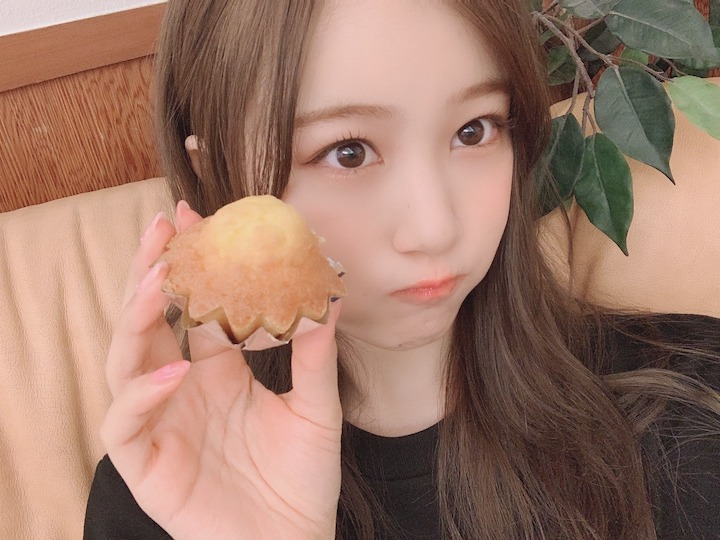
#> input picture images/imgs/minami.jpeg, 720 x 540 px; its folder holds only this picture in this run
$ python -i faceDetect.py   (imports and definitions only)
#> lines starting #> are read from the running program, lines starting #| are printed output that depends on the picture
# Detect the face box and save it.
import numpy as np
import cv2 as cv
import glob
from PIL import Image
import re
import os


# あとから使うように、えいごと日本語の対応を表から取ってくる
nameFile = './names.txt'
# [2 lines not run here, left out]

namesDict = {}
# [3 lines not run here, left out]

# print(namesDict)

files = glob.glob("./Picture/*")

# フォルダ作成
FolderName = 'EyePicture'
# [3 lines not run here, left out]


def detectAndSaveEyes(img):
#> called with img = '../images/imgs/minami.jpeg'
    global saveFailed, canDetectMember

    memberName = re.search('([a-z]+).jpe?g', img).group(1)

    imgS = cv.imread(img)
#> imgS is the input picture: shape (540, 720, 3); mean B, G, R 105.4, 121.2, 157.3
    imgG = cv.cvtColor(imgS, cv.COLOR_BGR2GRAY)
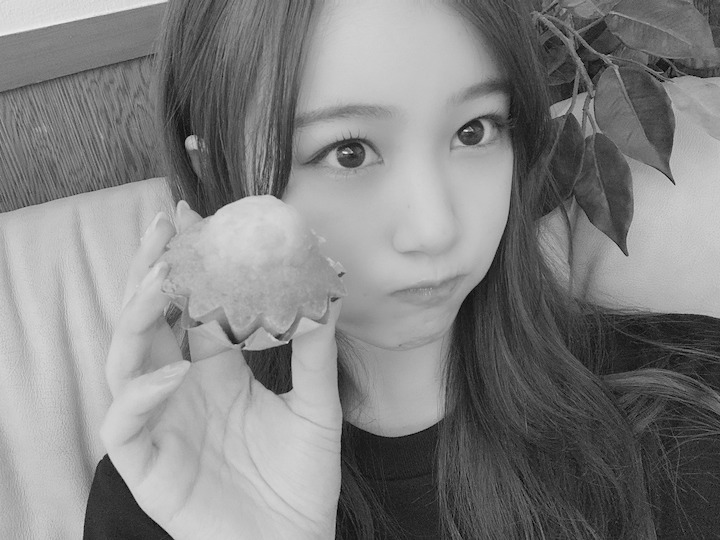
#> imgG: shape (540, 720); min 1, max 240, mean 130.2

    # 学習済みデータをロード
    face_cascade = cv.CascadeClassifier('haarcascade_frontalface_default.xml')
    eye_cascade  = cv.CascadeClassifier('haarcascade_eye.xml')

    # 顔検出を実行
    faces = face_cascade.detectMultiScale(imgG, 1.3, 5)
#> faces = [[249, 21, 320, 320]]
    if len(faces) == 1:
        (x,y,w,h) = faces[0]
#> x = 249; y = 21; w = 320; h = 320

        # 顔全体だと、歯も間違って検知してしまう確率あがる
        imgG_face = imgG[y:y+h, x:x+w] # 16枚Failed
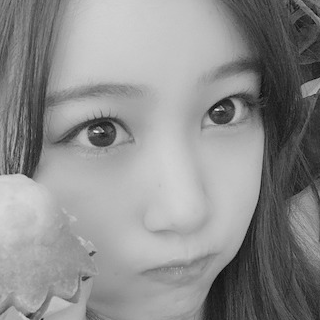
#> imgG_face: shape (320, 320); min 6, max 235, mean 141.6
        # imgG_face = imgG[y:y+int(h/1.5), x:x+int(w/1.5)]# 43枚Failed
        eyes = eye_cascade.detectMultiScale(imgG_face)
#> eyes = [[188, 76, 71, 71], [57, 94, 79, 79]]
        if len(eyes) == 2:
            x1, y1, w1, h1 = eyes[0]
#> x1 = 188; y1 = 76; w1 = 71; h1 = 71
            x2, y2, w2, h2 = eyes[1]
#> x2 = 57; y2 = 94; w2 = 79; h2 = 79
            x_start = min(x1, x2) + x
#> x_start = 306
            x_end = max(x1+h1, x2+h2) + x
#> x_end = 508
            y_start = min(y1, y2) + y
#> y_start = 97
            y_end = max(y1+w1, y2+w2) + y
#> y_end = 194
            # return (x_start, y_start, x_end, y_end)

            from PIL import Image
            Image = Image.open(img)

            # 切り取り
            croppedIm = Image.crop((x_start, y_start, x_end, y_end))
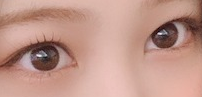
#> croppedIm: PIL image 202x97 RGB; mean R, G, B 192.5, 150.5, 138.2
            # サイズ変更
            Xsize, Ysize = croppedIm.size
#> Xsize = 202; Ysize = 97
            croppedIm = croppedIm.resize((3*Xsize, 3*Ysize))
#> croppedIm: PIL image 606x291 RGB
            croppedIm.save(f'{FolderName}/{memberName}.png')
            canDetectMember.append(memberName)
        else:
            saveFailed += 1
            print(eyes)
            print(f'Could not detect 2 eyes: {memberName}')
    else:
        saveFailed += 1
        print(f"Could not detect {memberName}'s face")


def detectFace(image):
    # 顔検出対象の画像をロードし、白黒画像にしておく。
    imgS = cv.imread(image)
    imgG = cv.cvtColor(imgS, cv.COLOR_BGR2GRAY)

    # 学習済みデータをロード
    face_cascade = cv.CascadeClassifier('haarcascade_frontalface_default.xml')
    eye_cascade  = cv.CascadeClassifier('haarcascade_eye.xml')

    # 顔検出を実行
    faces = face_cascade.detectMultiScale(imgG, 1.3, 5)

    return faces

def cropAndSave(img, faces):
    memberName = re.search('([a-z]+).jpe?g', img).group(0)
    # facesはnumpyの形式で却って来てた....

    if len(faces) > 0:
        listFace = list(faces[0])
        from PIL import Image
        Image = Image.open(img)


        x,y,w,h = listFace
        croppedIm = Image.crop((x, y, x+w, y+h))
        croppedIm.save(f'{FolderName}/{memberName}.png')

    else:
        print(f"Could not detect {memberName}'s face")


saveFailed = 0
canDetectMember = []
# [11 lines not run here, left out]

>>> result = detectAndSaveEyes('../images/imgs/minami.jpeg')
